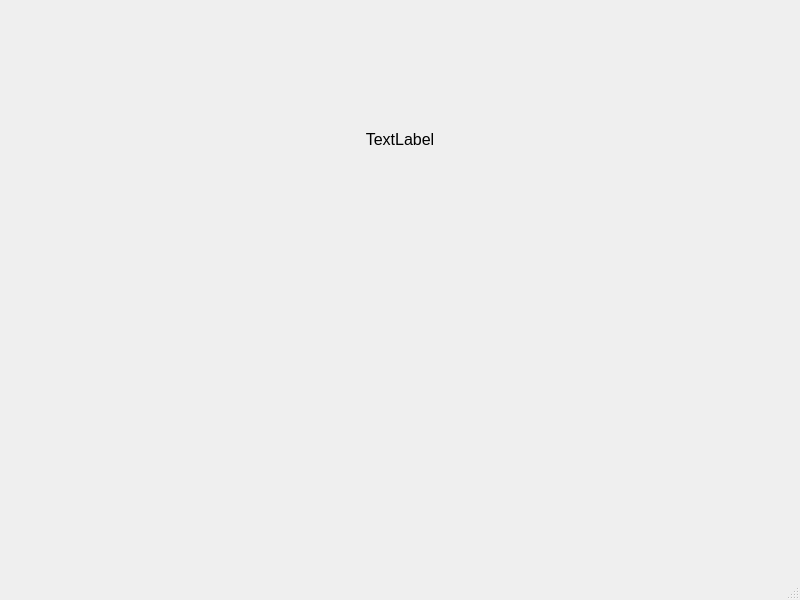
<?xml version="1.0" encoding="UTF-8"?>
<ui version="4.0">
 <class>GamePanel</class>
 <widget class="QMainWindow" name="GamePanel">
  <property name="geometry">
   <rect>
    <x>0</x>
    <y>0</y>
    <width>800</width>
    <height>600</height>
   </rect>
  </property>
  <property name="windowTitle">
   <string>GamePanel</string>
  </property>
  <widget class="QWidget" name="centralwidget">
   <layout class="QVBoxLayout" name="verticalLayout">
    <item>
     <widget class="QWidget" name="widget" native="true">
      <layout class="QHBoxLayout" name="horizontalLayout">
       <item>
        <spacer name="horizontalSpacer">
         <property name="orientation">
          <enum>Qt::Horizontal</enum>
         </property>
         <property name="sizeHint" stdset="0">
          <size>
           <width>736</width>
           <height>20</height>
          </size>
         </property>
        </spacer>
       </item>
       <item>
        <widget class="ScorePanel" name="scorePanel" native="true"/>
       </item>
      </layout>
     </widget>
    </item>
    <item>
     <widget class="QLabel" name="lordBet">
      <property name="font">
       <font>
        <pointsize>12</pointsize>
       </font>
      </property>
      <property name="text">
       <string>TextLabel</string>
      </property>
      <property name="alignment">
       <set>Qt::AlignCenter</set>
      </property>
     </widget>
    </item>
    <item>
     <spacer name="verticalSpacer">
      <property name="orientation">
       <enum>Qt::Vertical</enum>
      </property>
      <property name="sizeType">
       <enum>QSizePolicy::Fixed</enum>
      </property>
      <property name="sizeHint" stdset="0">
       <size>
        <width>20</width>
        <height>260</height>
       </size>
      </property>
     </spacer>
    </item>
    <item>
     <widget class="ButtonGroup" name="btnGroup" native="true"/>
    </item>
    <item>
     <spacer name="verticalSpacer_2">
      <property name="orientation">
       <enum>Qt::Vertical</enum>
      </property>
      <property name="sizeType">
       <enum>QSizePolicy::Fixed</enum>
      </property>
      <property name="sizeHint" stdset="0">
       <size>
        <width>20</width>
        <height>40</height>
       </size>
      </property>
     </spacer>
    </item>
   </layout>
  </widget>
  <widget class="QMenuBar" name="menubar">
   <property name="geometry">
    <rect>
     <x>0</x>
     <y>0</y>
     <width>800</width>
     <height>21</height>
    </rect>
   </property>
  </widget>
  <widget class="QStatusBar" name="statusbar"/>
 </widget>
 <customwidgets>
  <customwidget>
   <class>ScorePanel</class>
   <extends>QWidget</extends>
   <header>scorepanel.h</header>
   <container>1</container>
  </customwidget>
  <customwidget>
   <class>ButtonGroup</class>
   <extends>QWidget</extends>
   <header>buttongroup.h</header>
   <container>1</container>
  </customwidget>
 </customwidgets>
 <resources/>
 <connections/>
</ui>
